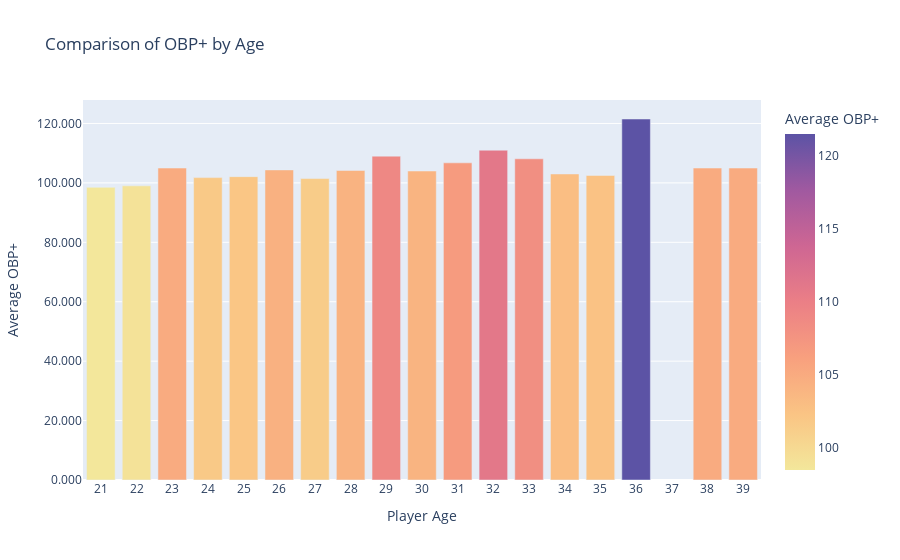

Notebook source saved alongside this figure:
### Markdown cell above
### Comparing average OBP+ by age

### Code cell
import pandas as pd
import plotly.express as px 

# Loading the Combined file
df_combined = pd.read_csv('combined_mlb_data.csv')

# Convert OBP+ to numeric, handling errors
df_combined['OBP+'] = pd.to_numeric(df_combined['OBP+'], errors='coerce')

# Dropping rows with missing Age or OBP+ for accurate grouping
df_combined = df_combined.dropna(subset=['Age', 'OBP+'])

# Calculating the average OBP+ for each unique Age
obp_plus_by_age = df_combined.groupby('Age')['OBP+'].mean().reset_index()
obp_plus_by_age = obp_plus_by_age.rename(columns={'OBP+': 'Average OBP+'})

#Creating bar plot
fig = px.bar(
    obp_plus_by_age,
    x='Age',
    y='Average OBP+',
    title='Comparison of OBP+ by Age',
    labels={'Average OBP+': 'Average OBP+', 'Age': 'Player Age'},
    color='Average OBP+',  
    color_continuous_scale=px.colors.sequential.Sunset
)

# Customizing the layout
fig.update_layout(
    xaxis={'tickmode': 'linear'}, 
    yaxis_tickformat='.3f',        
    xaxis_title='Player Age',
    yaxis_title='Average OBP+'
)

# Displaying the plot
fig.show()

### Figure 1 — Plotly figure (JSON) as saved in the notebook; plotly's stock layout.template omitted (floating-point values rounded to 4 significant figures)
{"data": [{"hovertemplate": "Player Age=%{x}<br>Average OBP+=%{marker.color}<extra></extra>", "legendgroup": "", "marker": {"color": [98.5, 99.0, 105.0, 101.8, 102.1, 104.4, 101.5, 104.2, 109.0, 104.0, 106.8, 111.0, 108.1, 103.0, 102.5, 121.5, 105.0, 105.0], "coloraxis": "coloraxis", "pattern": {"shape": ""}}, "name": "", "orientation": "v", "showlegend": false, "textposition": "auto", "type": "bar", "x": [21, 22, 23, 24, 25, 26, 27, 28, 29, 30, 31, 32, 33, 34, 35, 36, 38, 39], "xaxis": "x", "y": [98.5, 99.0, 105.0, 101.8, 102.1, 104.4, 101.5, 104.2, 109.0, 104.0, 106.8, 111.0, 108.1, 103.0, 102.5, 121.5, 105.0, 105.0], "yaxis": "y"}], "layout": {"barmode": "relative", "coloraxis": {"colorbar": {"title": {"text": "Average OBP+"}}, "colorscale": [[0, "rgb(243, 231, 155)"], [0.1667, "rgb(250, 196, 132)"], [0.3333, "rgb(248, 160, 126)"], [0.5, "rgb(235, 127, 134)"], [0.6667, "rgb(206, 102, 147)"], [0.8333, "rgb(160, 89, 160)"], [1, "rgb(92, 83, 165)"]]}, "legend": {"tracegroupgap": 0}, "title": {"text": "Comparison of OBP+ by Age"}, "xaxis": {"anchor": "y", "domain": [0, 1], "tickmode": "linear", "title": {"text": "Player Age"}}, "yaxis": {"anchor": "x", "domain": [0, 1], "tickformat": ".3f", "title": {"text": "Average OBP+"}}}}
